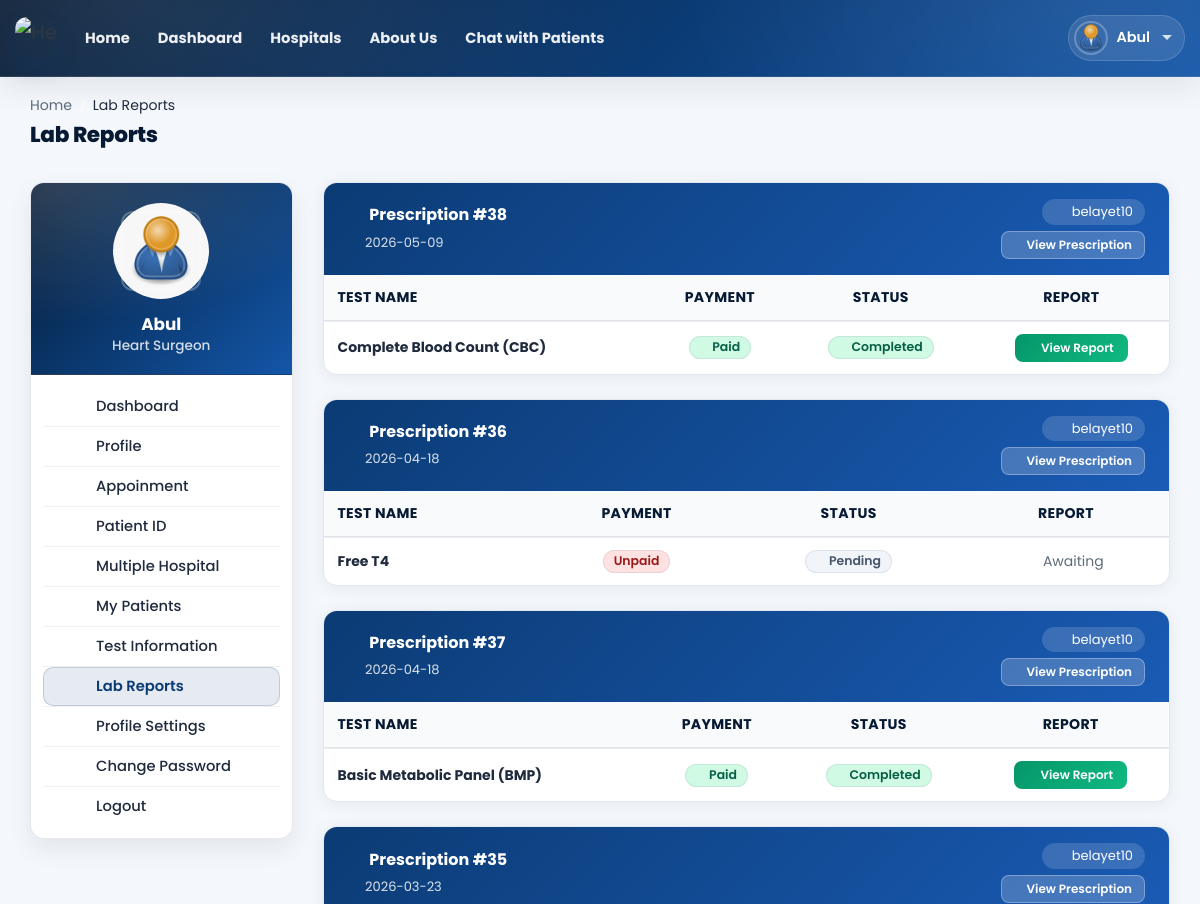
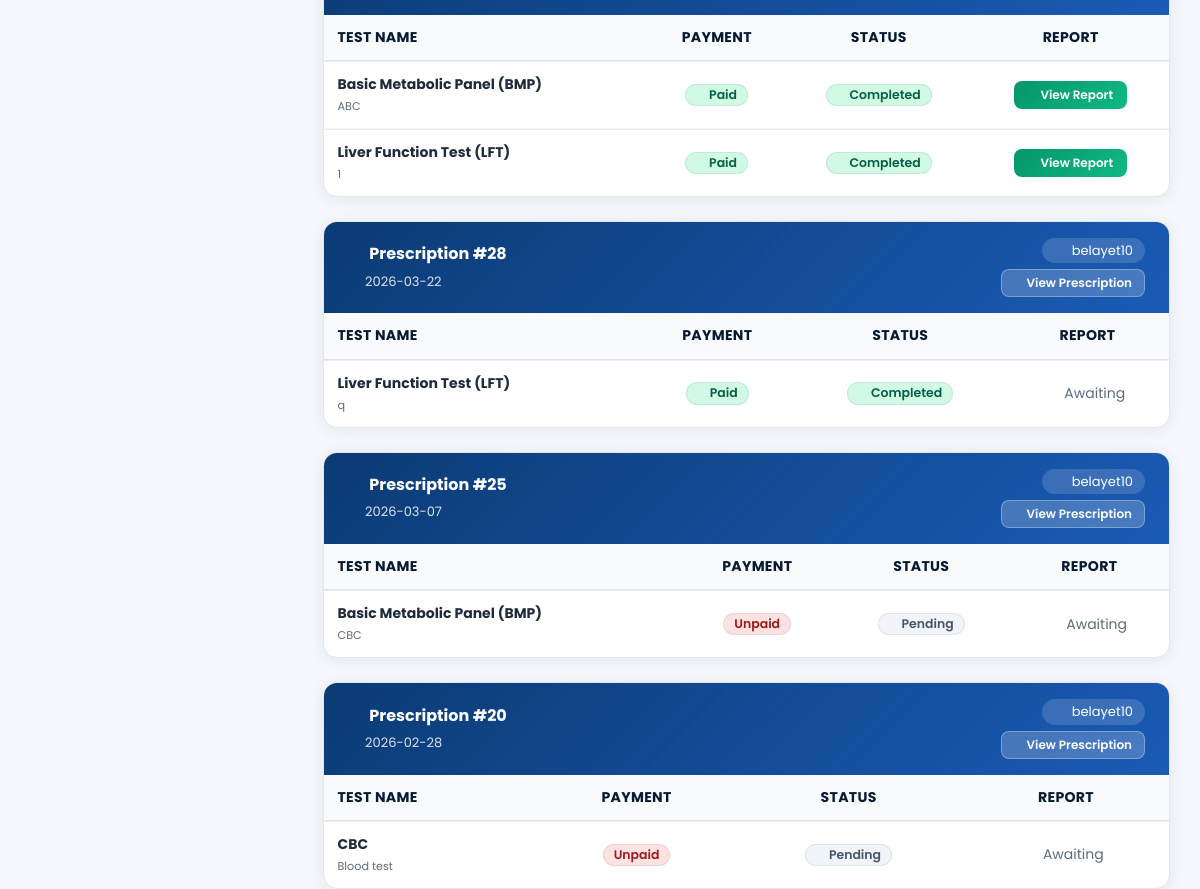
/doctor/doctor-lab-reports/ (signed in, upper part), run on an earlier commit of the app's database (2 pictures, top to bottom).
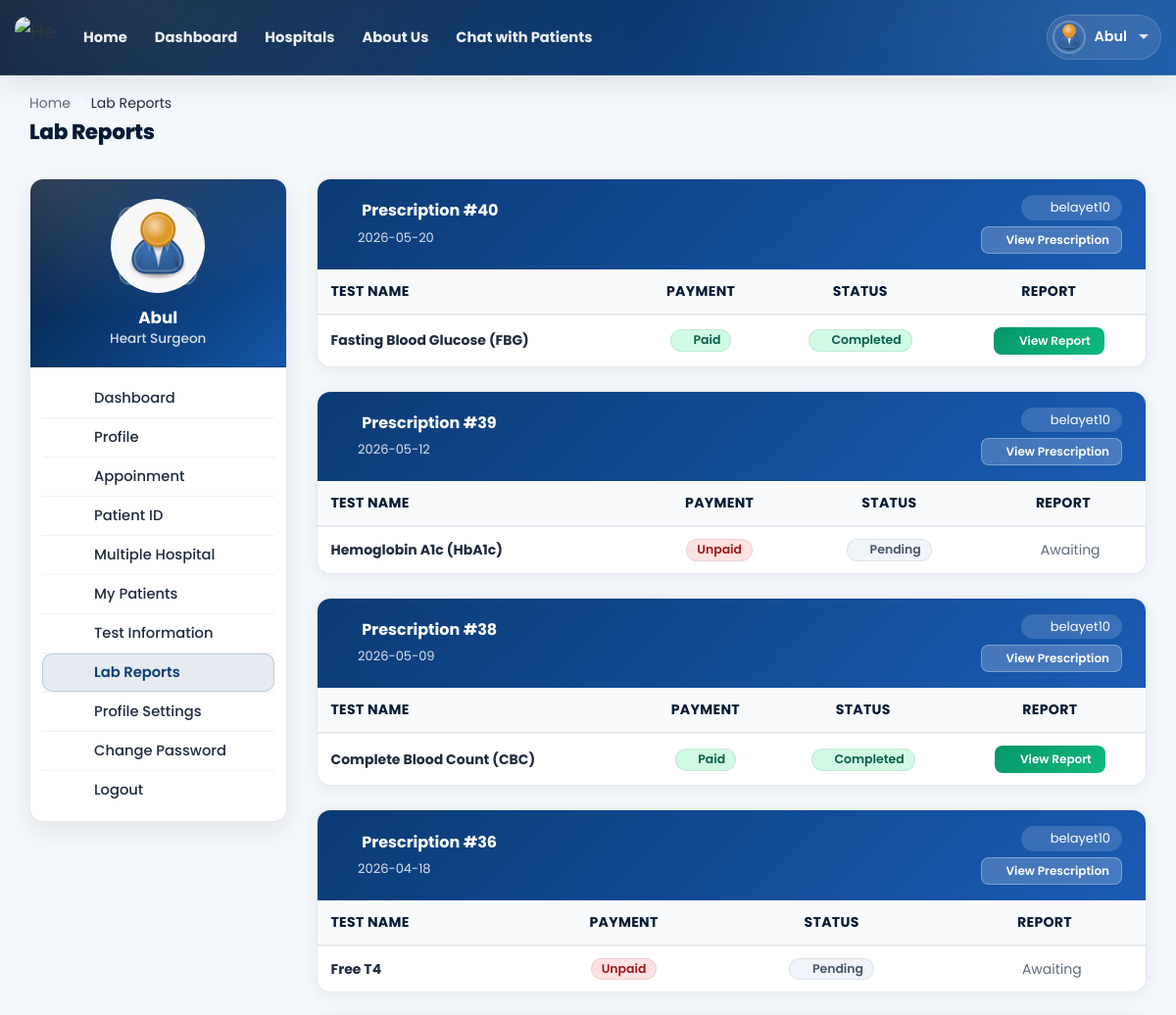
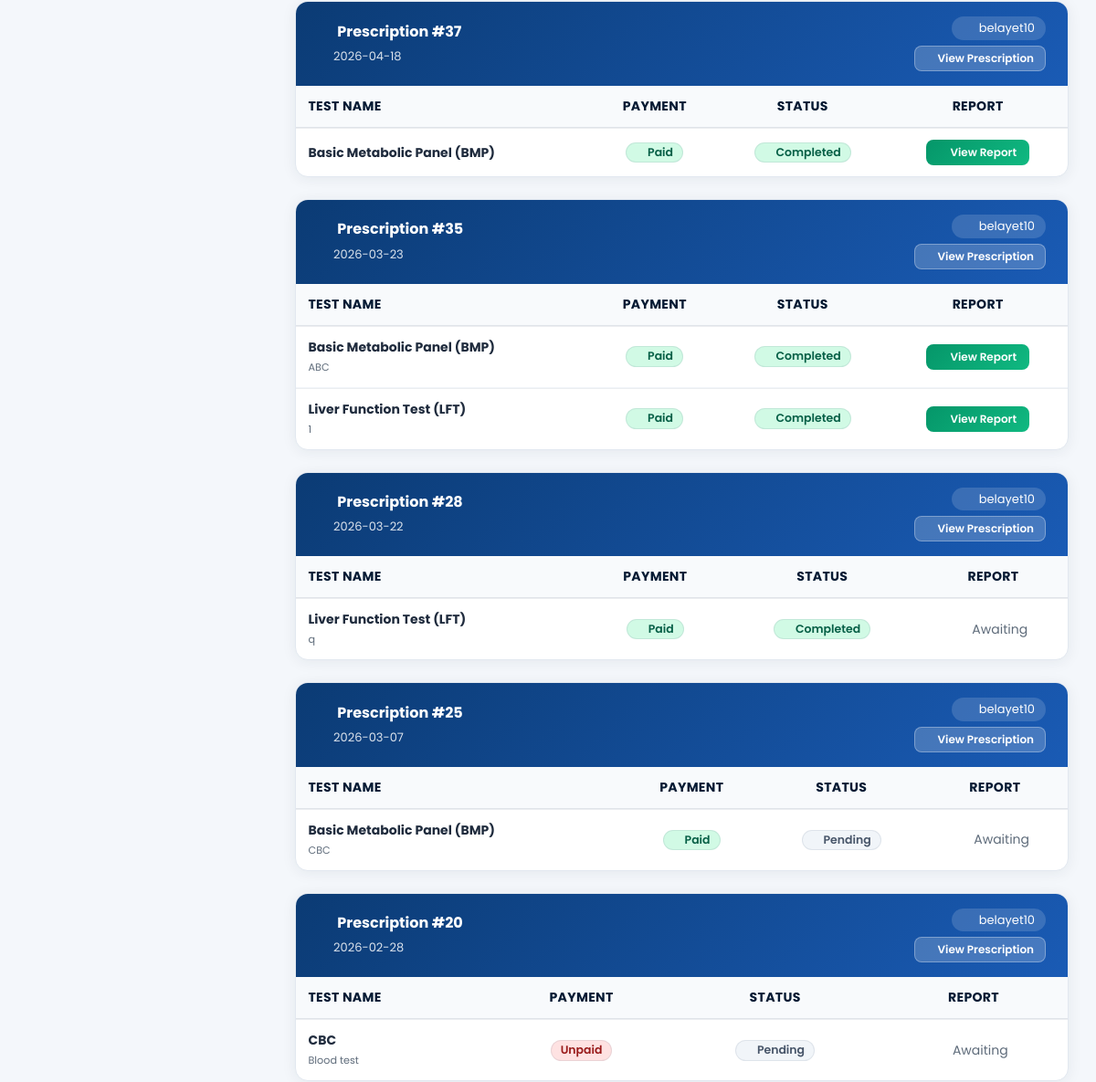
And on a later commit of the database (2 pictures, top to bottom).
### doctor/models.py (models this page shows, shortened)
class Prescription(models.Model):
    PRESCRIPTION_STATUS = (
        ('draft', 'Draft'),
        ('completed', 'Completed'),
    )
    prescription_id = models.AutoField(primary_key=True)
    appointment = models.ForeignKey(Appointment, on_delete=models.SET_NULL, null=True, blank=True, related_name='prescriptions')
    doctor = models.ForeignKey(Doctor_Information, on_delete=models.CASCADE, null=True, blank=True)
    patient = models.ForeignKey(Patient, on_delete=models.SET_NULL, null=True, blank=True)
    create_date = models.CharField(max_length=200, null=True, blank=True)
    medicine_name = models.CharField(max_length=200, null=True, blank=True)
    quantity = models.CharField(max_length=200, null=True, blank=True)
    days = models.CharField(max_length=200, null=True, blank=True)
    time = models.CharField(max_length=200, null=True, blank=True)
    relation_with_meal = models.CharField(max_length=200, null=True, blank=True)
    medicine_description = models.TextField(null=True, blank=True)
    test_name = models.CharField(max_length=200, null=True, blank=True)
    test_description = models.TextField(null=True, blank=True)
    extra_information = models.TextField(null=True, blank=True)
    status = models.CharField(max_length=20, choices=PRESCRIPTION_STATUS, default='completed')

class Prescription_test(models.Model):
    TEST_STATUS_CHOICES = (
        ('Pending', 'Pending'),
        ('Processing', 'Processing'),
        ('Completed', 'Completed'),
    )
    prescription = models.ForeignKey(Prescription, on_delete=models.CASCADE, null=True, blank=True)
    test_id = models.AutoField(primary_key=True)
    test_name = models.CharField(max_length=200, null=True, blank=True)
    test_description = models.TextField(null=True, blank=True)
    test_info_id = models.CharField(max_length=200, null=True, blank=True)
    test_info_price = models.CharField(max_length=200, null=True, blank=True)
    test_info_pay_status = models.CharField(max_length=200, null=True, blank=True)
    test_status = models.CharField(max_length=20, choices=TEST_STATUS_CHOICES, default='Pending')
    report_file = models.FileField(upload_to='lab_reports/', null=True, blank=True)
    report_text = models.TextField(null=True, blank=True)
    assigned_lab_user = models.ForeignKey(
        settings.AUTH_USER_MODEL, on_delete=models.SET_NULL,
        null=True, blank=True, related_name='assigned_tests'
    )
    completed_date = models.DateTimeField(null=True, blank=True)

### hospital/models.py (models this page shows, shortened)
class Patient(models.Model):
    patient_id = models.AutoField(primary_key=True)
    user = models.OneToOneField(User, on_delete=models.CASCADE, null=True, blank=True, related_name='patient')
    name = models.CharField(max_length=200, null=True, blank=True)
    username = models.CharField(max_length=200, null=True, blank=True)
    age = models.IntegerField(null=True, blank=True)
    email = models.EmailField(max_length=200, null=True, blank=True)
    phone_number = models.IntegerField(null=True, blank=True)
    address = models.CharField(max_length=200, null=True, blank=True)
    featured_image = models.ImageField(upload_to='patients/', default='patients/user-default.png', null=True, blank=True)
    blood_group = models.CharField(max_length=200, null=True, blank=True)
    history = models.CharField(max_length=200, null=True, blank=True)
    dob = models.CharField(max_length=200, null=True, blank=True)
    nid = models.CharField(max_length=200, null=True, blank=True)
    serial_number = models.CharField(max_length=200, null=True, blank=True)
    login_status = models.CharField(max_length=200, null=True, blank=True, default="offline")

### doctor/views.py (the view)
# urls.py: path('doctor-lab-reports/', views.doctor_lab_reports, name='doctor-lab-reports'),
@csrf_exempt
@login_required(login_url="login")
def doctor_lab_reports(request):
    if not request.user.is_doctor:
        logout(request)
        messages.info(request, 'Not Authorized')
        return redirect('doctor-login')
    doctor = Doctor_Information.objects.get(user=request.user)
    prescriptions = (
        Prescription.objects
        .filter(doctor=doctor)
        .order_by('-create_date')
    )
    prescription_data = []
    for pres in prescriptions:
        tests = Prescription_test.objects.filter(prescription=pres).order_by('test_id')
        if tests.exists():
            prescription_data.append({
                'prescription': pres,
                'tests': tests,
            })
    context = {
        'doctor': doctor,
        'prescription_data': prescription_data,
    }
    return render(request, 'doctor-lab-reports.html', context)

### templates/doctor-lab-reports.html (shortened to what the changed rows need)
{% load static %}
<!DOCTYPE html>
<html lang="en">
<head>
    <link rel="stylesheet" href="{% static 'HealthStack-System/css/Normal/bootstrap.min.css' %}" />
    <link rel="stylesheet" href="{% static 'HealthStack-System/plugins/Normal/fontawesome/css/fontawesome.min.css' %}" />
    <link rel="stylesheet" href="{% static 'HealthStack-System/plugins/Normal/fontawesome/css/all.min.css' %}" />
    <link rel="stylesheet" href="{% static 'HealthStack-System/css/Normal/style.css' %}" />
    <link rel="stylesheet" href="{% static 'HealthStack-System/css/Normal/dp_theme_ui.css' %}?v=20260323a" />
    <link rel="stylesheet" href="{% static 'css/lab-reports.css' %}" />
</head>
<body class="hs-doctor-lab-reports dp-theme">
    <div class="main-wrapper dp-theme-wrapper">
        <div class="breadcrumb-bar dp-theme-breadcrumb">
            <div class="container-fluid">
                <div class="row align-items-center">
                    <div class="col-md-12 col-12">
                        <h2 class="breadcrumb-title dp-theme-page-title">Lab Reports</h2>
                    </div>
                </div>
            </div>
        </div>
        <div class="content dp-theme-content">
            <div class="container-fluid">
                <div class="row">
                    <div class="col-md-7 col-lg-8 col-xl-9">
                        {% if prescription_data %}
                        {% for item in prescription_data %}
                        <div class="lr-card">
                            <div class="lr-card-header">
                                <div class="lr-card-header-left">
                                    <h5><i class="fas fa-file-prescription"></i> Prescription #{{ item.prescription.prescription_id }}</h5>
                                    <span class="lr-card-date"><i class="fas fa-calendar-alt"></i> {{ item.prescription.create_date }}</span>
                                </div>
                                <div class="lr-card-header-right">
                                    {% if item.prescription.patient %}
                                    <span class="lr-doctor-badge">
                                        <i class="fas fa-user"></i> {{ item.prescription.patient.name }}
                                    </span>
                                    {% endif %}
                                    <a href="{% url 'doctor-view-prescription' pk=item.prescription.prescription_id %}" class="btn btn-sm lr-btn-view-pres">
                                        <i class="fas fa-eye"></i> View Prescription
                                    </a>
                                </div>
                            </div>
                            <div class="lr-card-body">
                                <div class="table-responsive">
                                    <table class="table lr-table">
                                        <thead>
                                            <tr>
                                                <th>Test Name</th>
                                                <th class="text-center">Payment</th>
                                                <th class="text-center">Status</th>
                                                <th class="text-center">Report</th>
                                            </tr>
                                        </thead>
                                        <tbody>
                                            {% for test in item.tests %}
                                            <tr>
                                                <td>
                                                    <strong>{{ test.test_name }}</strong>
                                                    {% if test.test_description %}
                                                    <br><small class="text-muted">{{ test.test_description|truncatechars:60 }}</small>
                                                    {% endif %}
                                                </td>
                                                <td class="text-center">
                                                    {% if test.test_info_pay_status == 'Paid' %}
                                                        <span class="badge lr-badge-paid"><i class="fas fa-check"></i> Paid</span>
                                                    {% else %}
                                                        <span class="badge lr-badge-unpaid">Unpaid</span>
                                                    {% endif %}
                                                </td>
                                                <td class="text-center">
                                                    {% if test.test_status == 'Completed' %}
                                                        <span class="badge lr-badge-completed"><i class="fas fa-check-circle"></i> Completed</span>
                                                    {% elif test.test_status == 'Processing' %}
                                                        <span class="badge lr-badge-processing"><i class="fas fa-spinner"></i> Processing</span>
                                                    {% else %}
                                                        <span class="badge lr-badge-pending"><i class="fas fa-clock"></i> Pending</span>
                                                    {% endif %}
                                                </td>
                                                <td class="text-center">
                                                    {% if test.report_file %}
                                                        <a href="{{ test.report_file.url }}" target="_blank" class="btn btn-sm lr-btn-report">
                                                            <i class="fas fa-file-alt"></i> View Report
                                                        </a>
                                                    {% elif test.report_text %}
                                                        <button class="btn btn-sm lr-btn-report-text" onclick="showReportText('{{ test.report_text|escapejs }}', '{{ test.test_name|escapejs }}')">
                                                            <i class="fas fa-align-left"></i> View Text
                                                        </button>
                                                    {% else %}
                                                        <span class="text-muted"><i class="fas fa-clock"></i> Awaiting</span>
                                                    {% endif %}
                                                </td>
                                            </tr>
                                            {% endfor %}
                                        </tbody>
                                    </table>
                                </div>
                            </div>
                        </div>
                        {% endfor %}
                        {% endif %}
                    </div>
                </div>
            </div>
        </div>
    </div>
</body>
</html>

What changed in the data, as far as the page shows it:
added Prescription: prescription.prescription_id "40", prescription.create_date "2026-05-20", prescription.patient.name "belayet10"
added Prescription_test: test_name "Fasting Blood Glucose (FBG)", test_info_pay_status "Paid" (drawn), test_status "Completed" (drawn), shown under "40"
added Prescription: prescription.prescription_id "39", prescription.create_date "2026-05-12", prescription.patient.name "belayet10"
added Prescription_test: test_name "Hemoglobin A1c (HbA1c)", shows "Unpaid", test_status "Pending" (drawn), report_file "Awaiting", shown under "39"
changed Prescription_test (number 9 of 10 on the later page): test_info_pay_status "Unpaid" → "Paid"
